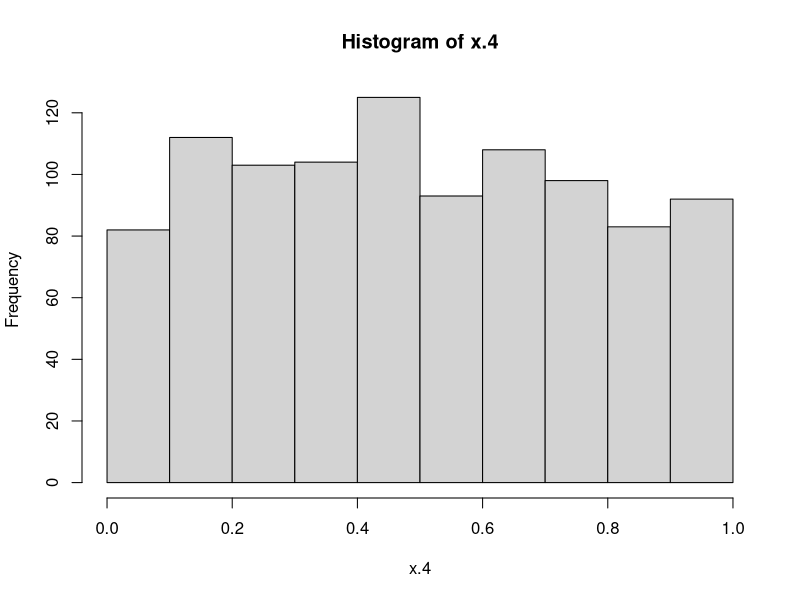
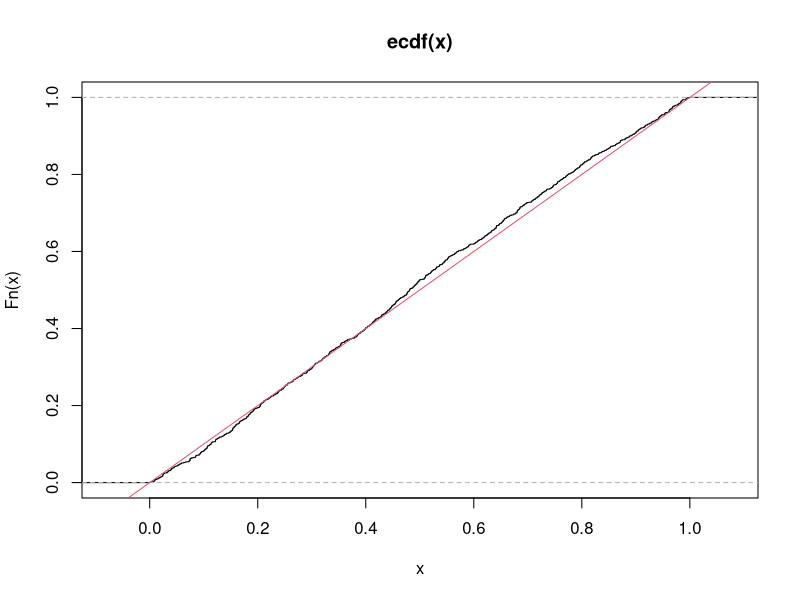
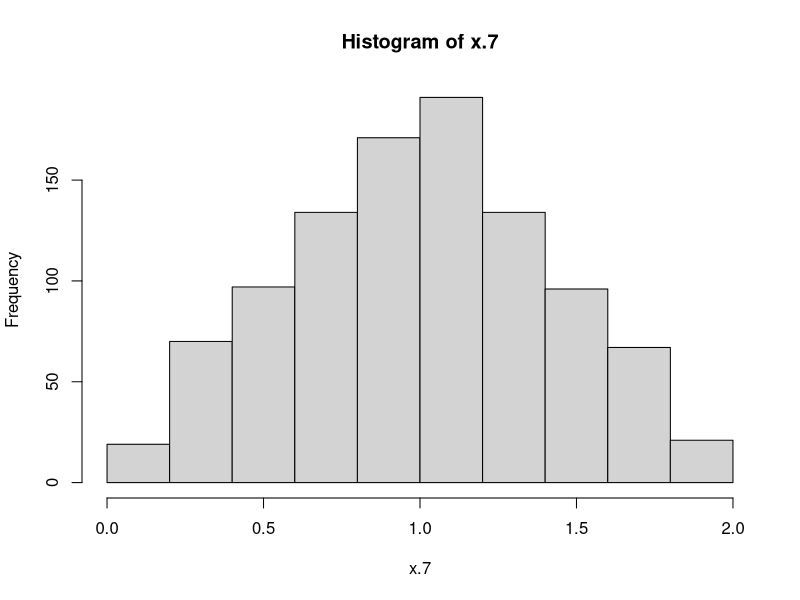
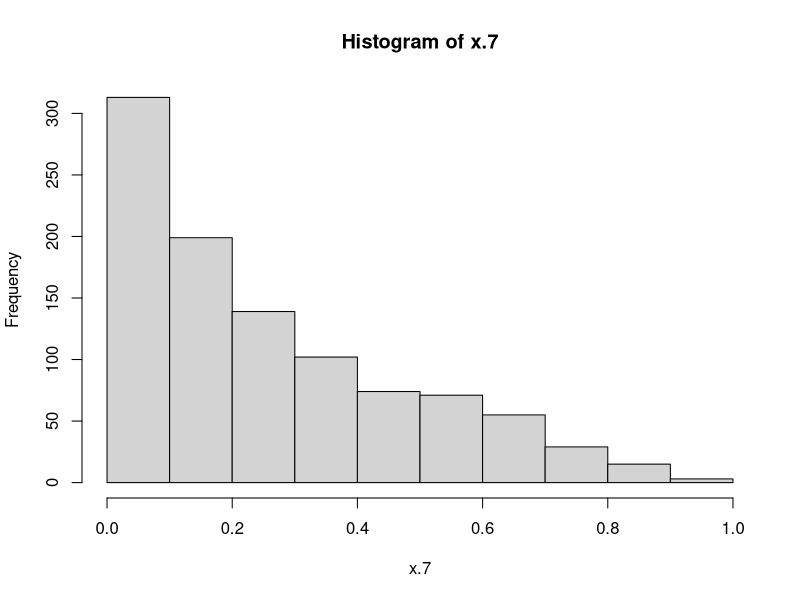
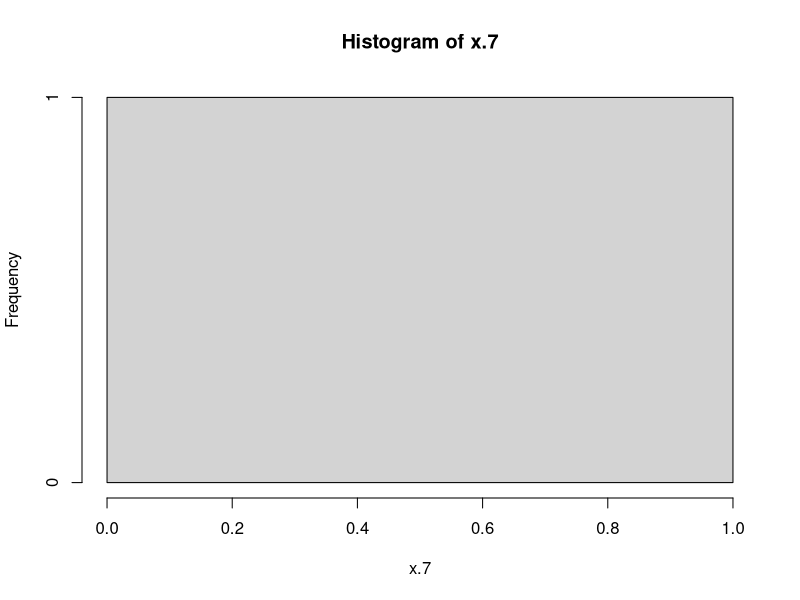
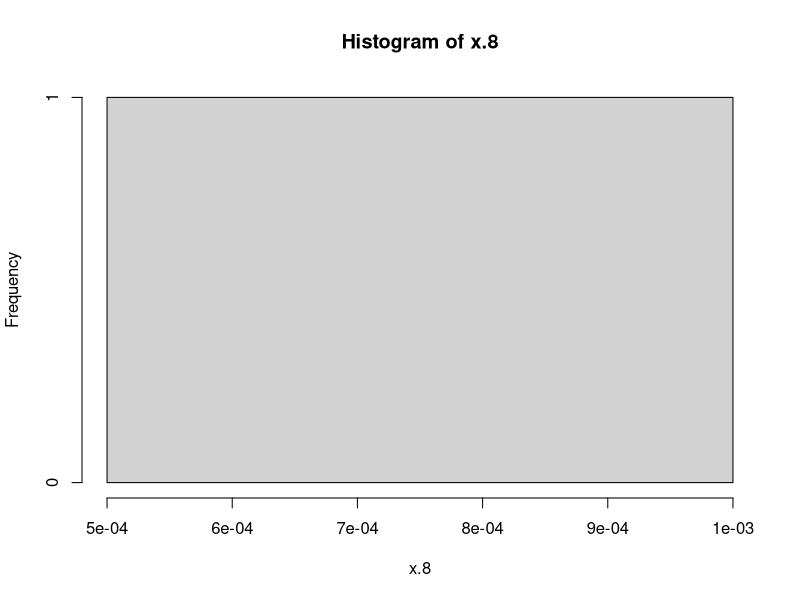
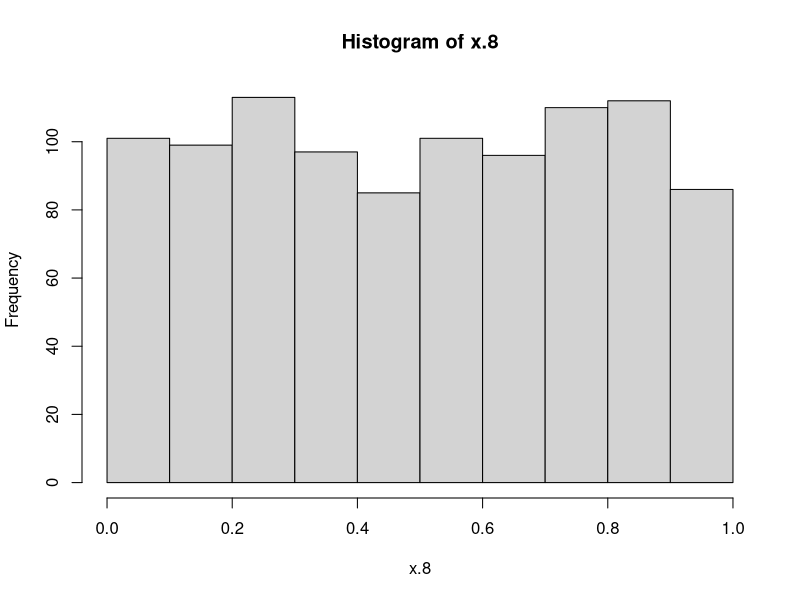

Here is the R script that generated these plots, in order:
## ---- chunk 1
x.4 <- runif(1000)
hist(x.4)

plot.ecdf(x.4)
abline(a=0,b=1, col = 2)

## ---- chunk 2
x.5 <- runif(1000)
x.6 <- runif(1000)
x.7 = x.5 + x.6
hist(x.7)
## ---- chunk 3
x.5 <- runif(1000)
x.6 <- runif(1000)
x.7 = x.5 * x.6
hist(x.7)

## ---- chunk 4
x.5 <- runif(1000)
x.6 <- runif(1000)
x.7 = max(x.5,x.6)
hist(x.7)

## ---- chunk 5
x.5 <- runif(1000)
x.6 <- runif(1000)
x.8 = min(x.5,x.6)
hist(x.8)

## ---- chunk 6
x.5 <- runif(1000)
x.6 <- runif(1000)
x.8 = 1-x.5
hist(x.8)

